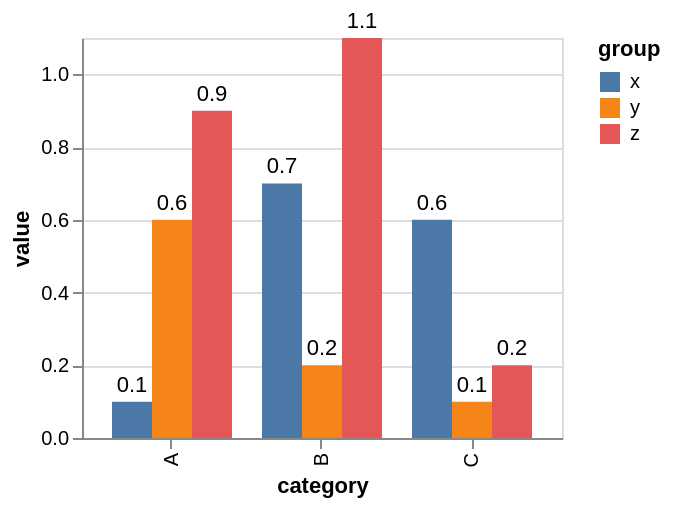

The specification (Vega-Lite) saved for this image:
### Vega specification from a JSON file in a GitHub repository (floating-point values rounded to 4 significant figures)
{"$schema": "https://vega.github.io/schema/vega/v5.json", "background": "white", "padding": 5, "height": 200, "style": "cell", "data": [{"name": "source_0", "values": [{"category": "A", "group": "x", "value": 0.1}, {"category": "A", "group": "y", "value": 0.6}, {"category": "A", "group": "z", "value": 0.9}, {"category": "B", "group": "x", "value": 0.7}, {"category": "B", "group": "y", "value": 0.2}, {"category": "B", "group": "z", "value": 1.1}, {"category": "C", "group": "x", "value": 0.6}, {"category": "C", "group": "y", "value": 0.1}, {"category": "C", "group": "z", "value": 0.2}]}, {"name": "data_0", "source": "source_0", "transform": [{"type": "formula", "expr": "datum.value/2", "as": "half"}]}, {"name": "data_1", "source": "data_0", "transform": [{"type": "stack", "groupby": ["category", "group"], "field": "value", "sort": {"field": [], "order": []}, "as": ["value_start", "value_end"], "offset": "zero"}, {"type": "filter", "expr": "isValid(datum[\"value\"]) && isFinite(+datum[\"value\"])"}]}, {"name": "data_2", "source": "data_0", "transform": [{"type": "filter", "expr": "isValid(datum[\"value\"]) && isFinite(+datum[\"value\"])"}]}], "signals": [{"name": "x_step", "update": "20 * bandspace(domain('xOffset').length) / (1-0.2)"}, {"name": "width", "update": "bandspace(domain('x').length, 0.2, 0.2) * x_step"}], "marks": [{"name": "layer_0_marks", "type": "rect", "style": ["bar"], "from": {"data": "data_1"}, "encode": {"update": {"fill": {"scale": "color", "field": "group"}, "ariaRoleDescription": {"value": "bar"}, "description": {"signal": "\"category: \" + (isValid(datum[\"category\"]) ? datum[\"category\"] : \"\"+datum[\"category\"]) + \"; value: \" + (format(datum[\"value\"], \"\")) + \"; group: \" + (isValid(datum[\"group\"]) ? datum[\"group\"] : \"\"+datum[\"group\"])"}, "x": {"scale": "x", "field": "category", "offset": {"scale": "xOffset", "field": "group"}}, "width": {"scale": "xOffset", "band": 1}, "y": {"scale": "y", "field": "value_end"}, "y2": {"scale": "y", "field": "value_start"}}}}, {"name": "layer_1_marks", "type": "text", "style": ["text"], "from": {"data": "data_2"}, "encode": {"update": {"dy": {"value": -8}, "fill": {"value": "black"}, "description": {"signal": "\"category: \" + (isValid(datum[\"category\"]) ? datum[\"category\"] : \"\"+datum[\"category\"]) + \"; value: \" + (format(datum[\"value\"], \"\")) + \"; group: \" + (isValid(datum[\"group\"]) ? datum[\"group\"] : \"\"+datum[\"group\"])"}, "x": {"scale": "x", "field": "category", "offset": {"scale": "xOffset", "field": "group", "band": 0.5}}, "y": {"scale": "y", "field": "value"}, "text": {"signal": "format(datum[\"value\"], \"\")"}, "align": {"value": "center"}, "baseline": {"value": "middle"}}}}], "scales": [{"name": "x", "type": "band", "domain": {"fields": [{"data": "data_1", "field": "category"}, {"data": "data_2", "field": "category"}], "sort": true}, "range": {"step": {"signal": "x_step"}}, "paddingInner": 0.2, "paddingOuter": 0.2}, {"name": "y", "type": "linear", "domain": {"fields": [{"data": "data_1", "field": "value_start"}, {"data": "data_1", "field": "value_end"}, {"data": "data_2", "field": "value"}]}, "range": [{"signal": "height"}, 0], "nice": true, "zero": true}, {"name": "xOffset", "type": "band", "domain": {"fields": [{"data": "data_1", "field": "group"}, {"data": "data_2", "field": "group"}], "sort": true}, "range": {"step": 20}}, {"name": "color", "type": "ordinal", "domain": {"data": "data_1", "field": "group", "sort": true}, "range": "category"}], "axes": [{"scale": "y", "orient": "left", "gridScale": "x", "grid": true, "tickCount": {"signal": "ceil(height/40)"}, "domain": false, "labels": false, "aria": false, "maxExtent": 0, "minExtent": 0, "ticks": false, "zindex": 0}, {"scale": "x", "orient": "bottom", "grid": false, "title": "category", "labelAlign": "right", "labelAngle": 270, "labelBaseline": "middle", "zindex": 0}, {"scale": "y", "orient": "left", "grid": false, "title": "value", "labelOverlap": true, "tickCount": {"signal": "ceil(height/40)"}, "zindex": 0}], "legends": [{"fill": "color", "symbolType": "square", "title": "group"}]}
